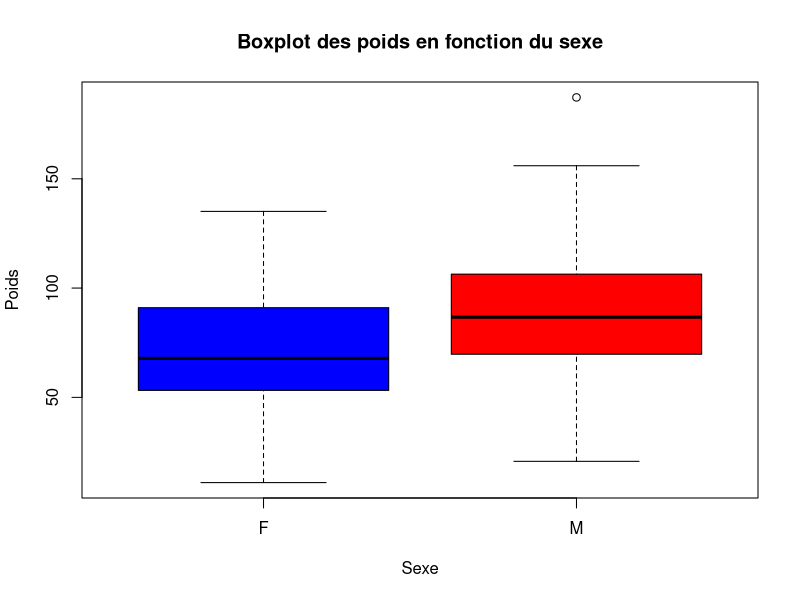
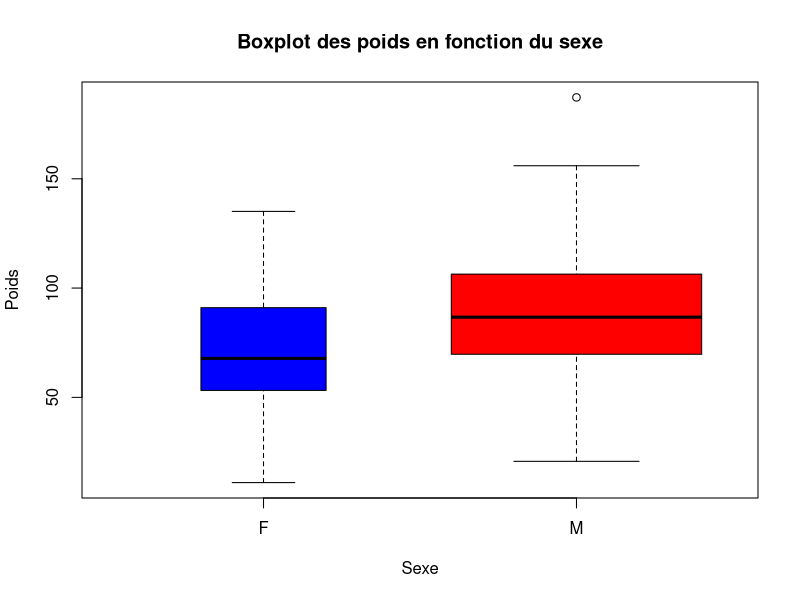

Write R code to recreate these figures, in order.
# Générer des données dissymétriques
set.seed(123)
donnees_dissymetriques <- data.frame(
  poids = c(rnorm(50, mean = 70, sd = 30), rnorm(200, mean = 90, sd = 30)),
  sexe = rep(c("F", "M"), times = c(50, 200))
)

# Boxplot sans varwidth (par défaut)
boxplot(poids ~ sexe, data = donnees_dissymetriques, col = c("blue", "red"), main = "Boxplot des poids en fonction du sexe", xlab = "Sexe", ylab = "Poids", varwidth = FALSE)

# Boxplot avec varwidth
boxplot(poids ~ sexe, data = donnees_dissymetriques, col = c("blue", "red"), main = "Boxplot des poids en fonction du sexe", xlab = "Sexe", ylab = "Poids", varwidth = TRUE)
